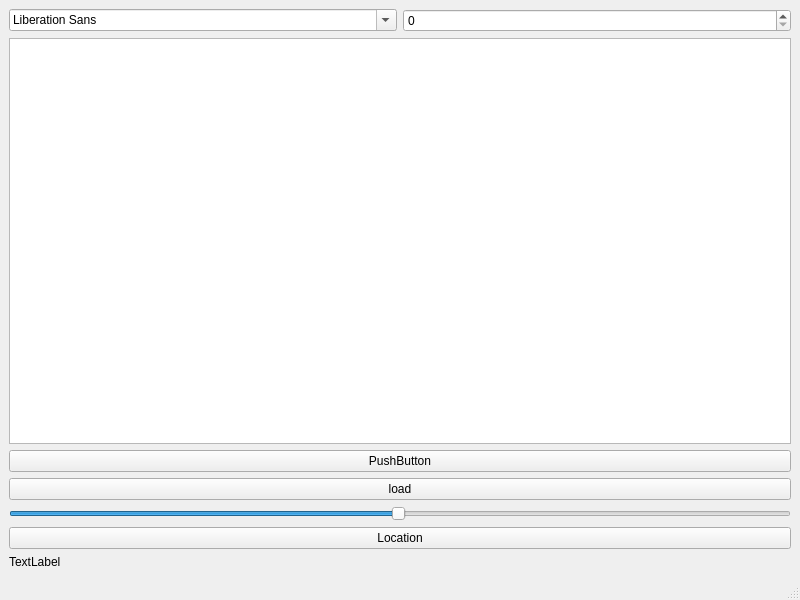
<?xml version="1.0" encoding="UTF-8"?>
<ui version="4.0">
 <class>MainWindow2</class>
 <widget class="QMainWindow" name="MainWindow2">
  <property name="geometry">
   <rect>
    <x>0</x>
    <y>0</y>
    <width>800</width>
    <height>600</height>
   </rect>
  </property>
  <property name="windowTitle">
   <string>MainWindow</string>
  </property>
  <widget class="QWidget" name="centralwidget">
   <layout class="QVBoxLayout" name="verticalLayout">
    <item>
     <layout class="QHBoxLayout" name="horizontalLayout">
      <item>
       <widget class="QFontComboBox" name="fontComboBox"/>
      </item>
      <item>
       <widget class="QSpinBox" name="spinBox">
        <property name="maximum">
         <number>9999</number>
        </property>
       </widget>
      </item>
     </layout>
    </item>
    <item>
     <widget class="QGraphicsView" name="graphicsView"/>
    </item>
    <item>
     <widget class="QPushButton" name="pushButton">
      <property name="text">
       <string>PushButton</string>
      </property>
     </widget>
    </item>
    <item>
     <widget class="QPushButton" name="pushButton_3">
      <property name="text">
       <string>load</string>
      </property>
     </widget>
    </item>
    <item>
     <widget class="QSlider" name="horizontalSlider">
      <property name="maximum">
       <number>255</number>
      </property>
      <property name="value">
       <number>127</number>
      </property>
      <property name="orientation">
       <enum>Qt::Horizontal</enum>
      </property>
     </widget>
    </item>
    <item>
     <widget class="QPushButton" name="pushButton_2">
      <property name="text">
       <string>Location</string>
      </property>
     </widget>
    </item>
    <item>
     <widget class="QLabel" name="label">
      <property name="text">
       <string>TextLabel</string>
      </property>
     </widget>
    </item>
   </layout>
  </widget>
  <widget class="QMenuBar" name="menubar">
   <property name="geometry">
    <rect>
     <x>0</x>
     <y>0</y>
     <width>800</width>
     <height>25</height>
    </rect>
   </property>
  </widget>
  <widget class="QStatusBar" name="statusbar"/>
 </widget>
 <resources/>
 <connections/>
</ui>
